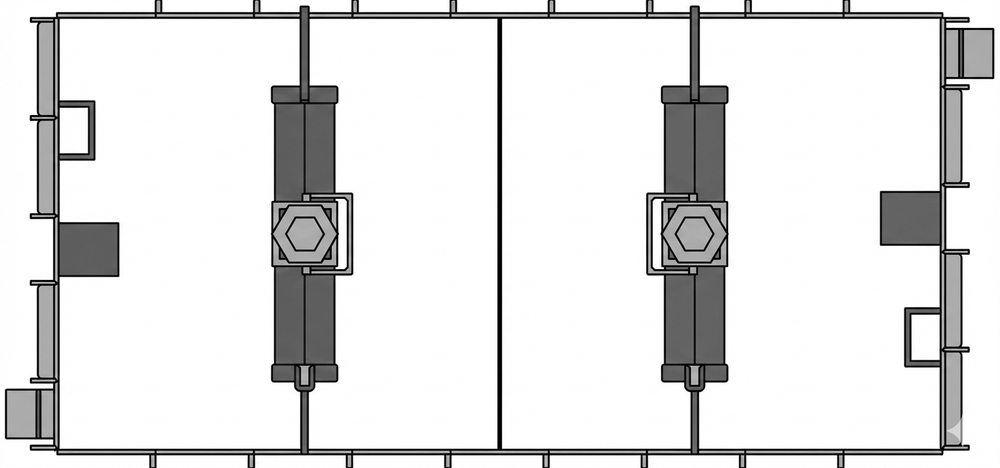
#> input picture kiosk/kiosk-fastapi/seasons/2026/calculators/Field.png, 1000 x 468 px, shrunk from 1504 x 704 before the run, found by its file name
$ python make_heatmap.py
#> lines starting #> are read from the running program, lines starting #| are printed output that depends on the picture
import numpy as np
import matplotlib.pyplot as plt
from scipy.ndimage import gaussian_filter
from PIL import Image

def _rotate_180(x, y):
    return 1.0 - x, 1.0 - y


def _kde_density(points, weights, field_shape, sigma_px, min_density_frac):
    H, W = field_shape
    grid = np.zeros((H, W), dtype=float)

    for (x, y), w in zip(points, weights):
        x_px = int(x * W)
        y_px = int(y * H)
        if 0 <= x_px < W and 0 <= y_px < H:
            grid[y_px, x_px] += w

    grid_s = gaussian_filter(grid, sigma=sigma_px)
    min_density = min_density_frac * np.max(grid_s)
    return np.ma.masked_where(grid_s < min_density, grid_s)


def _kde_accuracy(points, attempts_w, makes_w, field_shape, sigma_px, min_density_frac):
    H, W = field_shape
    attempts = np.zeros((H, W), dtype=float)
    makes = np.zeros((H, W), dtype=float)

    for (x, y), a, m in zip(points, attempts_w, makes_w):
        x_px = int(x * W)
        y_px = int(y * H)
        if 0 <= x_px < W and 0 <= y_px < H:
            attempts[y_px, x_px] += a
            makes[y_px, x_px] += m

    attempts_s = gaussian_filter(attempts, sigma=sigma_px)
    makes_s = gaussian_filter(makes, sigma=sigma_px)

    with np.errstate(divide="ignore", invalid="ignore"):
        accuracy = makes_s / attempts_s

    min_density = min_density_frac * np.max(attempts_s)
    return np.ma.masked_where(attempts_s < min_density, accuracy)


def generate_three_shot_heatmaps(
    shots,
    field_image_path,
    sigma_px=10,
    min_density_frac=0.02,
    figsize=(6, 5),
):
#> called with field_image_path = 'field.png', sigma_px = 10, min_density_frac = 0.02, figsize = (6, 5)
    field = Image.open(field_image_path).convert("L")
    field_arr = np.asarray(field) / 255.0
    field_shape = field_arr.shape
#> field_shape = (468, 1000)

    origin_pts, origin_attempts, origin_makes = [], [], []
    all_origin_pts, all_origin_w = [], []
    target_pts, target_w = [], []

    for s in shots:
        x1, y1 = s["x1"], s["y1"]
        x2, y2 = s["x2"], s["y2"]

        origin_pts.append((x1, y1))
        origin_attempts.append(s["fuelShot"])
        origin_makes.append(s["fuelScored"])

        all_origin_pts.append((x1, y1))
        all_origin_w.append(s["fuelShot"])

        target_pts.append((x2, y2))
        target_w.append(s["fuelShot"])

    accuracy_map = _kde_accuracy(
        origin_pts,
        origin_attempts,
        origin_makes,
        field_shape,
        sigma_px,
        min_density_frac,
    )

    origin_density_map = _kde_density(
        all_origin_pts,
        all_origin_w,
        field_shape,
        sigma_px,
        min_density_frac,
    )

    target_density_map = _kde_density(
        target_pts,
        target_w,
        field_shape,
        sigma_px,
        min_density_frac,
    )

    figures = []

    # 1. Accuracy-colored scored origins
    fig1 = plt.figure(figsize=figsize)
    plt.imshow(field_arr, cmap="gray", alpha=0.9)
    plt.imshow(accuracy_map, cmap="RdYlGn", vmin=0, vmax=1, alpha=0.75)
    plt.colorbar(label="Shot Accuracy")
    plt.title("Shot Origin Accuracy")
    plt.axis("off")
    figures.append(fig1)

    # 2. All shooting locations (density)
    fig2 = plt.figure(figsize=figsize)
    plt.imshow(field_arr, cmap="gray", alpha=0.9)
    plt.imshow(origin_density_map, cmap="viridis", alpha=0.75)
    plt.title("All Shooting Locations")
    plt.axis("off")
    figures.append(fig2)

    # 3. Shooting-to locations (density)
    fig3 = plt.figure(figsize=figsize)
    plt.imshow(field_arr, cmap="gray", alpha=0.9)
    plt.imshow(target_density_map, cmap="viridis", alpha=0.75)
    plt.title("Shot Target Locations")
    plt.axis("off")
    figures.append(fig3)

    return figures

if __name__ == "__main__":
    shots = [{'fuelScored': 0,
              'fuelShot': 14,
              'x1': 0.372881322903419,
              'x2': 0.8009459919715074,
              'y1': 0.8427276348439666,
              'y2': 0.22703980533803314},
             {'fuelScored': 0,
              'fuelShot': 2,
              'x1': 0.4103271481890495,
              'x2': 0.8691367728531606,
              'y1': 0.24201814988708736,
              'y2': 0.6937327625908825},
             {'fuelScored': 0,
              'fuelShot': 31,
              'x1': 0.2455656468454941,
              'x2': 0.39456051909857837,
              'y1': 0.728419375459523,
              'y2': 0.4864012255724355},
             {'fuelScored': 11,
              'fuelShot': 14,
              'x1': 0.8782026044280343,
              'x2': 0.6992510791638468,
              'y1': 0.8403626368716954,
              'y2': 0.5013795701214898},
             {'fuelScored': 17,
              'fuelShot': 14,
              'x1': 0.8900275942893903,
              'x2': 0.69570358220544,
              'y1': 0.3610563330420631,
              'y2': 0.49507293292010346},
             {'fuelScored': 2,
              'fuelShot': 21,
              'x1': 0.4773354481280696,
              'x2': 0.908159239395635,
              'y1': 0.2727631235266127,
              'y2': 0.2751281214988839},
             {'fuelScored': 0,
              'fuelShot': 4,
              'x1': 0.7993693326711608,
              'x2': 0.6917619068893197,
              'y1': 0.6480094444023028,
              'y2': 0.4982262154337914},
             {'fuelScored': 12,
              'fuelShot': 13,
              'x1': 0.7745368539623134,
              'x2': 0.6913677646186112,
              'y1': 0.8908159149178122,
              'y2': 0.5005912134060626},
             {'fuelScored': 0,
              'fuelShot': 26,
              'x1': 0.43673630424174603,
              'x2': 0.630271959610269,
              'y1': 0.27828140401257184,
              'y2': 0.914465894640524}]

    figs = generate_three_shot_heatmaps(
        shots=shots,
        field_image_path="field.png",
        sigma_px=10,
        min_density_frac=0.02,
    )

    for fig in figs:
        fig.show()
#> this loop made 3 passes
#> pass 1, `fig.show()`:
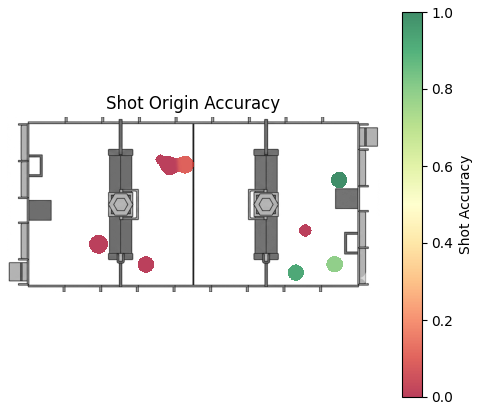
#> figure drawn by matplotlib, 2 panels
#> pass 2, `fig.show()`:
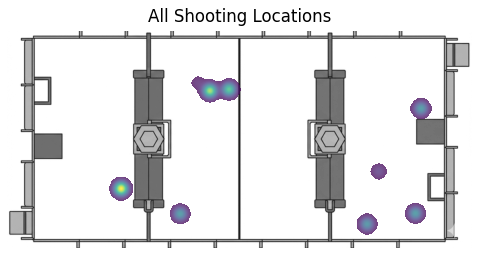
#> figure drawn by matplotlib, 1 panel
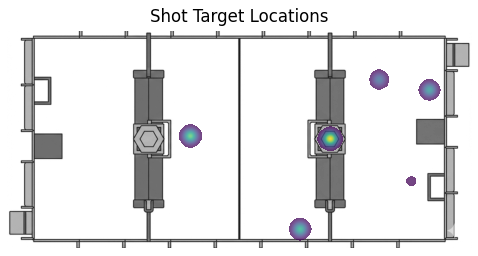
#> figure drawn by matplotlib, 1 panel
